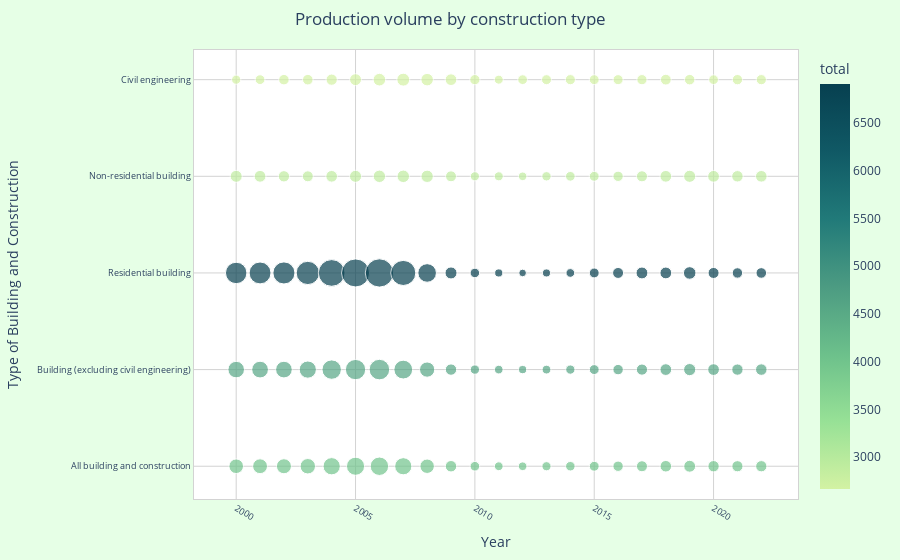

The code cell stored with this chart in its notebook:
### Code cell
fig2 = px.scatter(
    prod_volume, #dataframe
    x="Year",
    y="Type of Building and Construction",
    size="VALUE", #bubble size
    color="total",#bubble color
    color_continuous_scale=px.colors.sequential.Emrld, #Plotly3, #color theme
    title="Production volume by construction type",
)
fig2.update_layout(
    xaxis_tickangle=30,#angle of the tick on x-axis
    title=dict(x=0.5), #set the title in center
    xaxis_tickfont=dict(size=9), #set the font for x-axis
    yaxis_tickfont=dict(size=9), #set the font for y-axis
    margin=dict(l=100, r=20, t=50, b=20), #set the margin
    paper_bgcolor="#e6ffe6", #set the background color for chart
    plot_bgcolor='white'
)
fig2.update_xaxes(
    mirror=True,
    showline=True,
    linecolor='lightgrey',
    gridcolor='lightgrey'
)
fig2.update_yaxes(
    mirror=True,
    showline=True,
    linecolor='lightgrey',
    gridcolor='lightgrey'
)

### Figure 1 — Plotly figure (JSON) as saved in the notebook; plotly's stock layout.template omitted (floating-point values rounded to 4 significant figures)
{"data": [{"hovertemplate": "Year=%{x}<br>Type of Building and Construction=%{y}<br>VALUE=%{marker.size}<br>total=%{marker.color}<extra></extra>", "legendgroup": "", "marker": {"color": [3993.0, 4567.0, 6907.0, 2901.0, 2666.0, 3993.0, 4567.0, 6907.0, 2901.0, 2666.0, 3993.0, 4567.0, 6907.0, 2901.0, 2666.0, 3993.0, 4567.0, 6907.0, 2901.0, 2666.0, 3993.0, 4567.0, 6907.0, 2901.0, 2666.0, 3993.0, 4567.0, 6907.0, 2901.0, 2666.0, 3993.0, 4567.0, 6907.0, 2901.0, 2666.0, 3993.0, 4567.0, 6907.0, 2901.0, 2666.0, 3993.0, 4567.0, 6907.0, 2901.0, 2666.0, 3993.0, 4567.0, 6907.0, 2901.0, 2666.0, 3993.0, 4567.0, 6907.0, 2901.0, 2666.0, 3993.0, 4567.0, 6907.0, 2901.0, 2666.0, 3993.0, 4567.0, 6907.0, 2901.0, 2666.0, 3993.0, 4567.0, 6907.0, 2901.0, 2666.0, 3993.0, 4567.0, 6907.0, 2901.0, 2666.0, 3993.0, 4567.0, 6907.0, 2901.0, 2666.0, 3993.0, 4567.0, 6907.0, 2901.0, 2666.0, 3993.0, 4567.0, 6907.0, 2901.0, 2666.0, 3993.0, 4567.0, 6907.0, 2901.0, 2666.0, 3993.0, 4567.0, 6907.0, 2901.0, 2666.0, 3993.0, 4567.0, 6907.0, 2901.0, 2666.0, 3993.0, 4567.0, 6907.0, 2901.0, 2666.0, 3993.0, 4567.0, 6907.0, 2901.0, 2666.0], "coloraxis": "coloraxis", "size": [218.5, 281.1, 471.9, 148.3, 87.0, 225.9, 285.8, 490.9, 142.1, 97.62, 230.6, 283.5, 499.1, 131.5, 112.7, 243.7, 302.6, 554.7, 123.1, 114.2, 305.6, 385.7, 731.6, 139.3, 129.7, 335.8, 422.6, 806.3, 149.3, 145.2, 348.9, 433.4, 820.0, 158.2, 163.4, 302.0, 361.9, 645.3, 159.9, 170.7, 213.7, 238.4, 353.5, 155.9, 160.1, 134.8, 132.9, 148.1, 121.6, 139.6, 94.73, 89.09, 92.98, 85.96, 107.7, 78.92, 77.08, 67.87, 84.48, 83.15, 76.99, 68.37, 59.46, 75.53, 96.76, 85.72, 78.97, 65.83, 89.53, 101.2, 92.73, 87.66, 77.61, 95.73, 104.4, 99.98, 99.98, 99.98, 99.98, 99.98, 109.9, 111.4, 123.8, 109.4, 103.1, 124.2, 128.0, 144.1, 125.5, 106.8, 137.0, 140.9, 142.2, 140.7, 118.8, 144.8, 151.7, 160.9, 150.3, 112.9, 131.5, 139.3, 124.7, 141.5, 96.04, 127.5, 131.6, 111.4, 134.7, 108.9, 130.1, 135.3, 115.2, 138.5, 106.0], "sizemode": "area", "sizeref": 2.05, "symbol": "circle"}, "mode": "markers", "name": "", "orientation": "h", "showlegend": false, "type": "scatter", "x": [2000, 2000, 2000, 2000, 2000, 2001, 2001, 2001, 2001, 2001, 2002, 2002, 2002, 2002, 2002, 2003, 2003, 2003, 2003, 2003, 2004, 2004, 2004, 2004, 2004, 2005, 2005, 2005, 2005, 2005, 2006, 2006, 2006, 2006, 2006, 2007, 2007, 2007, 2007, 2007, 2008, 2008, 2008, 2008, 2008, 2009, 2009, 2009, 2009, 2009, 2010, 2010, 2010, 2010, 2010, 2011, 2011, 2011, 2011, 2011, 2012, 2012, 2012, 2012, 2012, 2013, 2013, 2013, 2013, 2013, 2014, 2014, 2014, 2014, 2014, 2015, 2015, 2015, 2015, 2015, 2016, 2016, 2016, 2016, 2016, 2017, 2017, 2017, 2017, 2017, 2018, 2018, 2018, 2018, 2018, 2019, 2019, 2019, 2019, 2019, 2020, 2020, 2020, 2020, 2020, 2021, 2021, 2021, 2021, 2021, 2022, 2022, 2022, 2022, 2022], "xaxis": "x", "y": ["All building and construction", "Building (excluding civil engineering)", "Residential building", "Non-residential building", "Civil engineering", "All building and construction", "Building (excluding civil engineering)", "Residential building", "Non-residential building", "Civil engineering", "All building and construction", "Building (excluding civil engineering)", "Residential building", "Non-residential building", "Civil engineering", "All building and construction", "Building (excluding civil engineering)", "Residential building", "Non-residential building", "Civil engineering", "All building and construction", "Building (excluding civil engineering)", "Residential building", "Non-residential building", "Civil engineering", "All building and construction", "Building (excluding civil engineering)", "Residential building", "Non-residential building", "Civil engineering", "All building and construction", "Building (excluding civil engineering)", "Residential building", "Non-residential building", "Civil engineering", "All building and construction", "Building (excluding civil engineering)", "Residential building", "Non-residential building", "Civil engineering", "All building and construction", "Building (excluding civil engineering)", "Residential building", "Non-residential building", "Civil engineering", "All building and construction", "Building (excluding civil engineering)", "Residential building", "Non-residential building", "Civil engineering", "All building and construction", "Building (excluding civil engineering)", "Residential building", "Non-residential building", "Civil engineering", "All building and construction", "Building (excluding civil engineering)", "Residential building", "Non-residential building", "Civil engineering", "All building and construction", "Building (excluding civil engineering)", "Residential building", "Non-residential building", "Civil engineering", "All building and construction", "Building (excluding civil engineering)", "Residential building", "Non-residential building", "Civil engineering", "All building and construction", "Building (excluding civil engineering)", "Residential building", "Non-residential building", "Civil engineering", "All building and construction", "Building (excluding civil engineering)", "Residential building", "Non-residential building", "Civil engineering", "All building and construction", "Building (excluding civil engineering)", "Residential building", "Non-residential building", "Civil engineering", "All building and construction", "Building (excluding civil engineering)", "Residential building", "Non-residential building", "Civil engineering", "All building and construction", "Building (excluding civil engineering)", "Residential building", "Non-residential building", "Civil engineering", "All building and construction", "Building (excluding civil engineering)", "Residential building", "Non-residential building", "Civil engineering", "All building and construction", "Building (excluding civil engineering)", "Residential building", "Non-residential building", "Civil engineering", "All building and construction", "Building (excluding civil engineering)", "Residential building", "Non-residential building", "Civil engineering", "All building and construction", "Building (excluding civil engineering)", "Residential building", "Non-residential building", "Civil engineering"], "yaxis": "y"}], "layout": {"coloraxis": {"colorbar": {"title": {"text": "total"}}, "colorscale": [[0, "rgb(211, 242, 163)"], [0.1667, "rgb(151, 225, 150)"], [0.3333, "rgb(108, 192, 139)"], [0.5, "rgb(76, 155, 130)"], [0.6667, "rgb(33, 122, 121)"], [0.8333, "rgb(16, 89, 101)"], [1, "rgb(7, 64, 80)"]]}, "legend": {"itemsizing": "constant", "tracegroupgap": 0}, "margin": {"b": 20, "l": 100, "r": 20, "t": 50}, "paper_bgcolor": "#e6ffe6", "plot_bgcolor": "white", "title": {"text": "Production volume by construction type", "x": 0.5}, "xaxis": {"anchor": "y", "domain": [0, 1], "gridcolor": "lightgrey", "linecolor": "lightgrey", "mirror": true, "showline": true, "tickangle": 30, "tickfont": {"size": 9}, "title": {"text": "Year"}}, "yaxis": {"anchor": "x", "domain": [0, 1], "gridcolor": "lightgrey", "linecolor": "lightgrey", "mirror": true, "showline": true, "tickfont": {"size": 9}, "title": {"text": "Type of Building and Construction"}}}}
